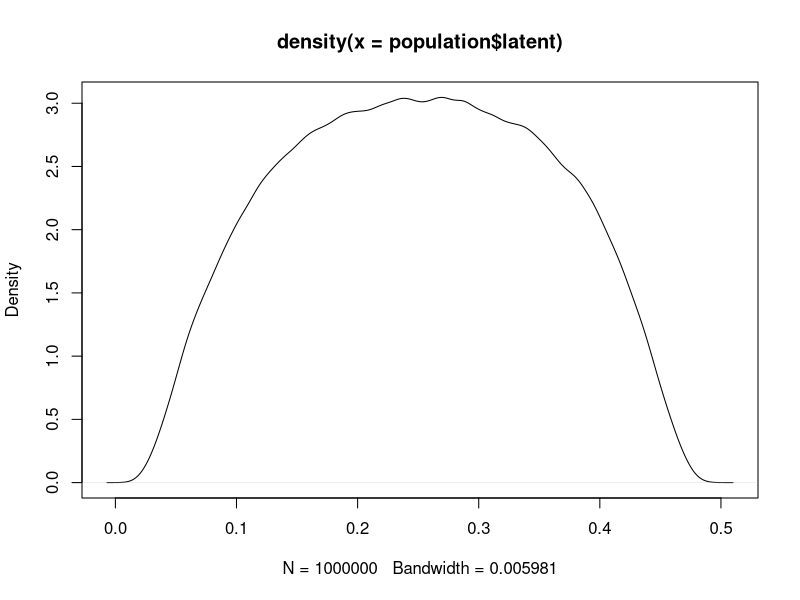

The R script that drew this image: (Note: this script raises an error after producing the figure.)
library(tidyverse)
library(boot)
library(testthat)
library(survey)
library(broom)

N <- 1000000

set.seed(123)

colours_v <- c("red", "blue", "green", "yellow", "orange", "grey")

population1 <- data_frame(
  region = sample(LETTERS[1:14], size = N, replace = TRUE, prob = c(runif(14)))
) %>%
  group_by(region) %>%
  mutate(psu = paste(region, sample(1:(n() / 100) , size = n(), replace = TRUE)),
         shape = sample(c("square", "circle", "triangle", "hexagon"), size = n(), replace = TRUE)) %>%
  ungroup() %>%
  mutate(colour = case_when(
    shape == "square" ~ sample(colours_v, size = n(), prob =   c( 1, 1, 2, 2, 1, 4), replace = TRUE),
    shape == "circle" ~ sample(colours_v, size = n(), prob =   c( 2, 2, 1, 1, 2, 3), replace = TRUE),
    shape == "triangle" ~ sample(colours_v, size = n(), prob = c( 4, 1, 3, 2, 3, 2), replace = TRUE),
    shape == "hexagon" ~ sample(colours_v, size = n(), prob =  c( 2, 5, 1, 2, 4, 1), replace = TRUE)
  )) %>%
  mutate(mystery_var = rnorm(n(), 0, 0.2) * as.numeric(as.factor(region)))


regions <- population1 %>%
  distinct(region) %>%
  mutate(region_y = rnorm(n()) * 3)

psus <- population1 %>%
  distinct(psu) %>%
  mutate(psu_y = rnorm(n()) * 2)

shapes <- population1 %>%
  distinct(shape) %>%
  mutate(shape_y = rnorm(n()) * 3)

colours <- population1 %>%
  distinct(colour) %>%
  mutate(colour_y = rnorm(n()) * 2)

population <- population1 %>%
  left_join(regions, by = "region") %>%
  left_join(psus, by = "psu") %>%
  left_join(shapes, by = "shape") %>%
  left_join(colours, by = "colour") %>%
  mutate(latent = inv.logit(scale(mystery_var + region_y + psu_y + shape_y + colour_y + 
                                             rnorm(n(), 0, 0.05))) / 2) %>%
  mutate(y = rbinom(n(), size = 1, prob = latent))

plot(density(population$latent))

population %>%
  select(mystery_var:y) %>%
  sample_n(10000) %>%
   cor %>%
  round(2)




#==================sampling======================
# something wrong here

# number of psus sampled per region:
npsu <- 10
# number of people sampled per psu:
npeop <- 15
# total sample size:
length(unique(population$region)) * npsu * npeop


region_pops <- population %>%
  group_by(region) %>%
  mutate(psus_in_region = length(unique(psu))) %>%
  group_by(region, psu) %>%
  summarise(people_in_psu = n(),
            prob_from_psu = npeop / people_in_psu,
            prob = npsu / unique(psus_in_region) * prob_from_psu,
            wt = 1 / prob)
  
  
psu_sampled <- population %>%
  distinct(region, psu) %>%
  group_by(region) %>%
  mutate(seq = rnorm(n())) %>%
  arrange(seq) %>%
  slice(1:npsu) %>%
  select(-seq)
  
sampled <- population %>%
  inner_join(psu_sampled, by = c("region", "psu")) %>%
  group_by(psu) %>%
  mutate(seq = rnorm(n())) %>%
  slice(1:npeop) %>%
  left_join(region_pops, by = c("region", "psu"))

expect_equal(nrow(sampled), length(unique(population$region)) * npsu * npeop)

des <- svydesign(~psu, strata = ~region, data = sampled, weights = ~wt)
svymean(~y, des, deff = TRUE)


#===========modelling============



full_pop_model_pois <-  glm(y ~ region + shape + colour, family = quasipoisson(log), data = population)

full_pop_model_bin <-  glm(y ~ region + shape + colour, family = quasibinomial(log), data = population,
                           start = coef(full_pop_model_pois))

round(exp(cbind(coef(full_pop_model_bin), coef(full_pop_model_pois))), 2)


samp_model_pois <-  glm(y ~ region + shape + colour, family = quasipoisson(log), data = sampled)

samp_model_bin <-  glm(y ~ region + shape + colour, family = quasibinomial(log), data = sampled,
                           start = coef(samp_model_pois))

round(exp(cbind(coef(samp_model_bin), coef(samp_model_pois),
                coef(full_pop_model_bin), coef(full_pop_model_pois))), 2)

# psot strat weighting

samp_model_pois_svy <-  svyglm(y ~ region + shape + colour, family = quasipoisson(log), design = des)
samp_model_bin_svy <-  svyglm(y ~ region + shape + colour, family = quasibinomial(log), design = des)



round(exp(cbind(coef(samp_model_bin), coef(samp_model_pois),
                coef(samp_model_bin_svy), coef(samp_model_pois_svy),
                coef(full_pop_model_bin), coef(full_pop_model_pois))), 2)

round(exp(confint(samp_model_bin)), 2)
round(exp(confint(samp_model_bin_svy)), 2)



res <- mutate(tidy(confint(samp_model_bin)), model = "naive") %>%
  rbind(mutate(tidy(confint(samp_model_bin_svy)), model = "survey"))  %>%
  rename(lower = X2.5..,
         upper = X97.5..,
         names = .rownames) %>%
  left_join(tidy(coef(full_pop_model_bin), by = "names")) %>%
  mutate(true_value = x,
         y_pos = ifelse(model == "naive", 
                        as.numeric(as.factor(names)) + 0.1,
                        as.numeric(as.factor(names)) - 0.1))

res %>%
  ggplot() +
  geom_segment(aes(yend = y_pos, y = y_pos,
                   x = lower, xend = upper, colour = model)) +
  geom_point(aes (y = as.numeric(as.factor(names)), x = x)) +
  scale_y_continuous(labels = unique(res$names), breaks = 1:length(unique(res$names)))
